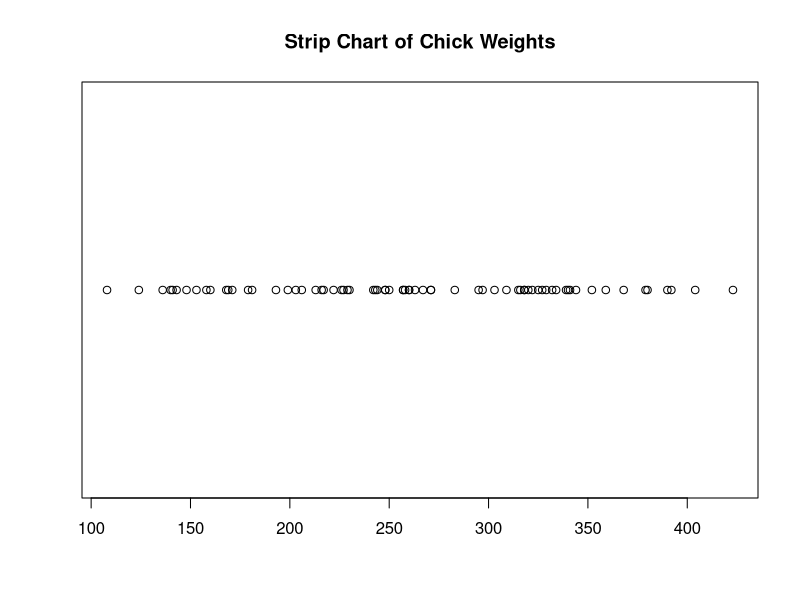
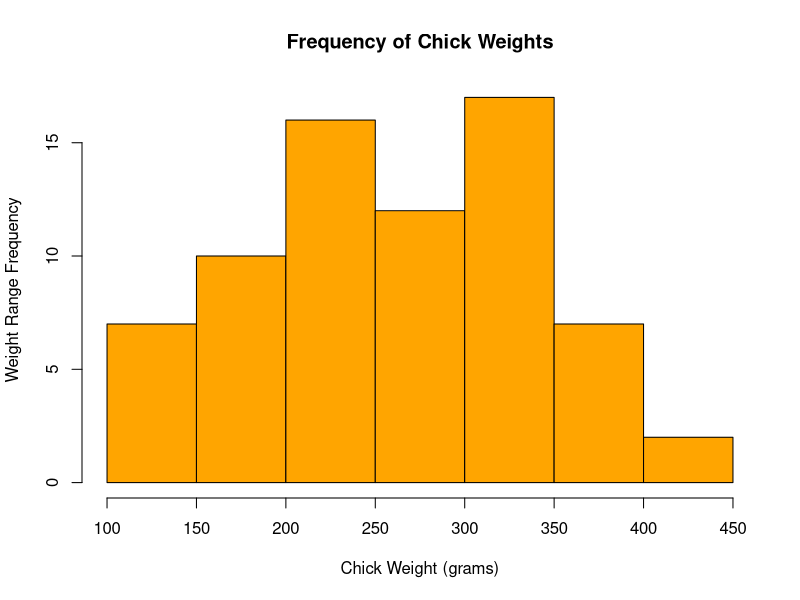
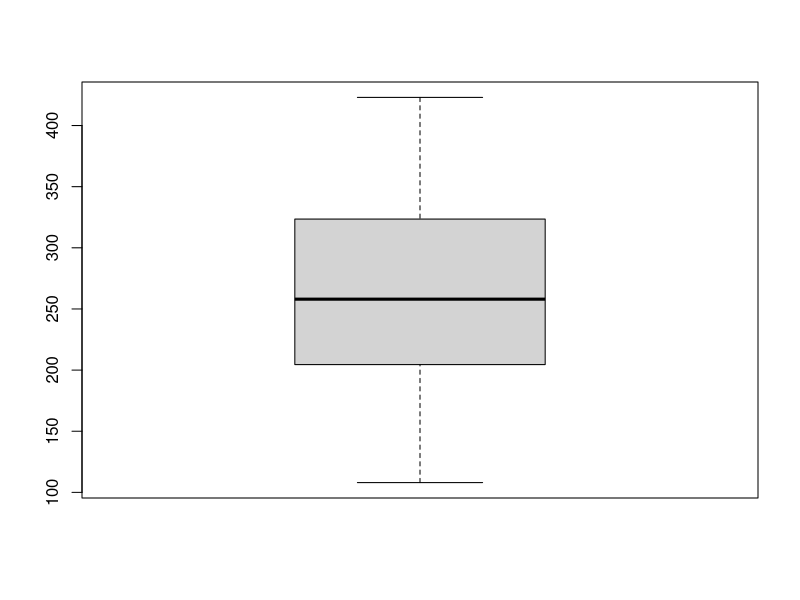
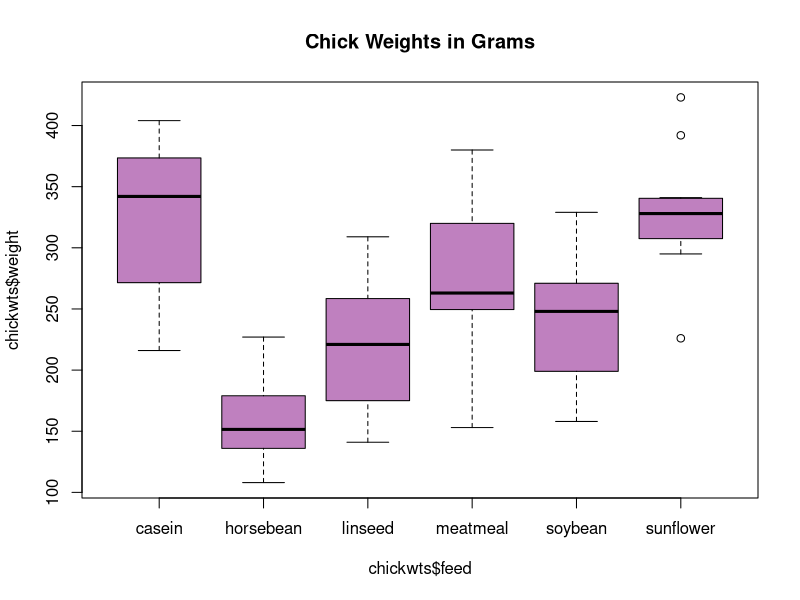

Source code (R) for these figures, in order:
#' @title 7_BasicPlots.R
#' @description Demonstrates strip, histogram, boxplot, scatterplot
#' @author NMCG
#' @bugs None
#' @keywords strip, histogram, boxplot, scatterplot

# query/list available data
# data()

# examine data
chickwts

# access individual columns by name
chickwts$feed

# shown variable names
names(chickwts)

# show structure of the data
str(chickwts)

# show first or last N rows of data
head(chickwts, n = 10)
tail(chickwts, n = 12)

# show basic statistical summary (median, Q1,2,3 etc)
summary(chickwts)

# stripchart with title and plotting character set
stripchart(chickwts$weight, main = "Strip Chart of Chick Weights",
           pch = 21)

# histogram with title and xy labels and color
hist(chickwts$weight, main = "Frequency of Chick Weights",
     xlab = "Chick Weight (grams)",
     ylab = "Weight Range Frequency",
     col = "orange")

# boxplot with title and color
boxplot(chickwts$weight)

# multiple boxplot with title and color
boxplot(chickwts$weight~chickwts$feed, main = "Chick Weights in Grams",
        col = rgb(0.75, 0.5, 0.75))

# remember to get help on a function just type ? before function and hit Enter in the Console (e.g. ?pch)
